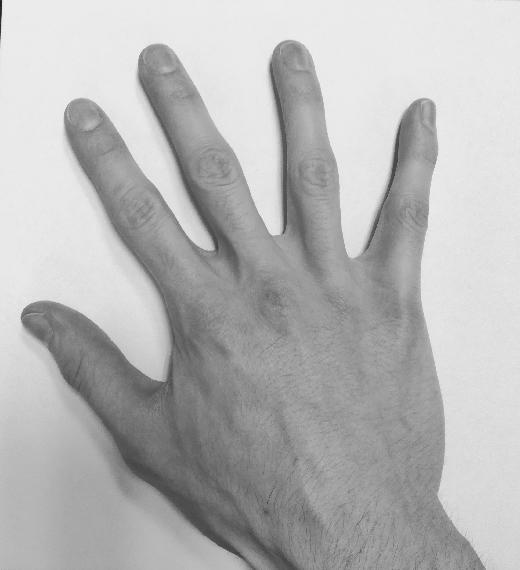
#> input picture tp1/Source.jpg, 520 x 570 px
$ jupyter execute TP1-Court.ipynb
#> lines starting #> are read from the running program, lines starting #| are printed output that depends on the picture; after the words box and inside, x2 and y2 are one past the last pixel; in counts of white or black regions, pixels touching at a corner belong together
## Image registration

**Deadline**: Upload this notebook (rename it as 'TP-ImageRegistration-Images-YOUR-SURNAME.ipynb') to E-Campus before the deadline (see E-campus for the exact timing).

**Goal**: The goal of this notebook is to implement the algorithms seen today for pixel-based image registration. Please complete the code where you see **XXXXXXXXXXXXXX**

You will first take two pictures of your right hand into two different positions. Please keep the same topology, ie do not bend or stick together two fingers for instance.

If you can't take the pictures, you can use two pictures of my hand (see below).

[cell 1]
if 'google.colab' in str(get_ipython()):
  from google_drive_downloader import GoogleDriveDownloader as gdd
  gdd.download_file_from_google_drive(file_id='1XpgGRo839pBwIhb6h77xoG-NtHEg2DVd',
  dest_path='./Source.jpg')

  from google_drive_downloader import GoogleDriveDownloader as gdd
  gdd.download_file_from_google_drive(file_id='12FKfLjKreAksI3rEcDx4_oEn3qjAzEua',
  dest_path='./Target.jpg')
else:
  print('You are not using Colab. Please define working_dir with the absolute path to the folder where you downloaded the data')

# Please modify working_dir only if you are using your Anaconda (and not Google Colab)
# You should write the absolute path of your working directory with the data
workingDir='./'

We will use the skimage library to read and resize images, you can of course use others (openCV, pillow, scipy, etc.)

[cell 2]
from skimage.io import imread
from skimage.transform import resize

import matplotlib.pyplot as plt
from numpy import linalg as LA
import numpy as np
import scipy.ndimage

The first thing to do is to create a function that creates the transformation matrix T. Please complete the following function following the rules explained in the header of the function.

[cell 3]
def Tmatrix(scale=(1,1), rotationAngle=0, shearAngles=(0,0),translation=(0,0),elation=(0,0),reflection=(False,False)):
    '''
    Transformation matrix defined as the composition of 6 possible geometric
    transformations: Reflection (Re), Rotation (R), Scaling (S), Shear (Sh),
    Translation (T) and Elation (E).
    For the linear transformation part, we assume this composition:
        A = Re * R * S * Sh

    Inputs:
            scale: is a tuple with sx and sy (two scalar values)
            rotationAngle: is an angle in degrees (scalar value)
            shearAngles: is a tuple with the two shear angles in degrees (scalar value)
            translation: is a tuple with tx and ty (scalar values)
            elation: is a tuple containing the elation part (scalar values)
            reflection: is a tuple of Boolean values indicating wheter to reflect with respect to x and y axis

    Output:
            T: the 3x3 transformation matrix (homogeneous coordinates)
    '''

    if len(scale) != 2:
        raise ValueError("scale should be a tuple of length 2")
    if len(shearAngles)!= 2:
        raise ValueError("shearAngles should be a tuple of length 2")
    if len(translation)!= 2:
        raise ValueError("translation should be a tuple of length 2")
    if len(elation)!= 2:
        raise ValueError("elation should be a tuple of length 2")
    if len(reflection)!= 2:
        raise ValueError("reflection should be a tuple of length 2")
    if type(reflection[0])!= bool or type(reflection[1]) != bool:
        raise ValueError("reflection should contain two boolean values")
    if np.ndim(rotationAngle) != 0:
        raise ValueError("rotationAngle should be a scalar")

    # transform angles from degrees to radians
    theta=np.pi/180*rotationAngle
    (phi,psi)=(np.pi/180*shearAngles[0],np.pi/180*shearAngles[1])

    (sx,sy)=scale
    # compute T
    # 1: rotation*scaling*shear :
    A=[[sx*np.cos(theta)-np.tan(psi)*sy*np.sin(theta), sx*np.cos(theta)*np.tan(phi) - sy*np.sin(theta)],[sx*np.sin(theta)+np.tan(psi)*sy*np.cos(theta), sx*np.sin(theta)*np.tan(phi)+ sy*np.cos(theta)]]

    # 2: A*translation*elation
    (tx,ty)=translation
    (v1,v2)=elation
    A[0].append(tx)
    A[1].append(ty)
    A.append([v1,v2,1])

    # 3: Reflection
    if(reflection==(True,False)): #cas vertical
        A[1][1]=-A[1][1]
    elif(reflection==(False,True)): #cas horizontal
        A[0][0]=-A[0][0]

    T=np.array(A)
    return T

Test here, your function.

[cell 4]
## Define Transformation
T=Tmatrix(scale=(1,1), rotationAngle=40, shearAngles=(0,0),translation=(0,0),elation=(0,0),reflection=(False,False))
print(T)

Next, we need to create a function that apply the previously created transformation matrix. We will need to apply it either to 2D points, seen as a [Nx2] numpy array where N is the number of points, or to image coordinates, modeled as a [2xNxM] Numpy array where N and M are the number of rows and columns of the image respectively.

[cell 5]
def applyTransformation(T, points=None, coords=None):
    '''
    Apply geometric transformation to points or image coordinates.
    Transformation is defined by a 3x3 matrix

    Inputs:
        points: Nx2 Numpy array of points
        coordinates: 2xNxM Numpy array of image coordinates
        T: 3x3 matrix trasformation

    Output:
        pm: Nx2 points after transformation
        cm: 2xNxM image coordinates after transformation
    '''
    if points is None and coords is None:
        raise ValueError("Error ! You should provide points and/or coords")

    if points is not None:
        N,d = points.shape
        if d != 2 and N==2:
            print('WARNING ! points should be an array of dimension Nx2'+
                  ' Transposing the array')
            points=points.T
            N,d = points.shape

        if d != 2:
            raise ValueError("Error ! Function works only with 2D points")

        # Transform points into homogeneous coordinates (adding one...)
        points=np.insert(points,2,1,axis=1)

        # Apply transformation
        points=np.matmul(T,points.T)

        # If there is a homography, normalize the solution
        if T[2][0] != 0 or T[2][1] != 0:
            points = points / points[2,:]

        pm=np.delete(points.T, [2], axis=1)
    else:
        pm=None

    if coords is not None:
        d,N,M = coords.shape

        if d != 2:
            raise ValueError("Error ! Function works only with 2D coordinates")

        coords = coords.reshape((2,N*M)).T # reshape coordinates as list of points
        # Transform points into homogeneous coordinates (adding one...)
        coords = np.concatenate((coords, np.ones((N*M, 1))), axis=1)

        # Apply transformation
        coords = np.matmul(T, coords.T).T

        # If there is a homography, normalize the solution
        if T[2][0] != 0 or T[2][1] != 0:
            coords /= coords[2,:]

        pm = coords[:, :2].T
        cm = pm.reshape((2,N,M))
    else:
        cm=None
    return pm,cm

Now, we can test the two functions on some data-sets of 2D points. To keep things simple, you will create two data-sets of points.

In the first one, the points will draw an ellipse (ie uniform sampling on an ellipse).
In the secon data-set, the points will draw a square (ie uniform sampling on a square).

You will then try several (at least five) different trasformations and check if your code works well.

[cell 6]
# Ellipse
theta = np.deg2rad(np.arange(0.0, 360.0, 1.0))
x = 2*np.cos(theta)
y = 1*np.sin(theta)
points=np.array([x, y]).T

## Define Transformation
T=Tmatrix(scale=(1,1), rotationAngle=40, shearAngles=(0,0),translation=(0,0),elation=(0,0),reflection=(False,False))

## Apply trasformation
moved = applyTransformation(T, points=points)[0]

fig = plt.figure(figsize=(23, 8))
ax1 = plt.subplot(1, 3, 1)
ax2 = plt.subplot(1, 3, 2)
ax1.scatter(points[:,0],points[:,1])
ax2.scatter(moved[:,0],moved[:,1])

minimum = np.min((ax1.get_xlim(),ax1.get_ylim(),ax2.get_xlim(),ax2.get_ylim()))
maximum = np.max((ax1.get_xlim(),ax1.get_ylim(),ax2.get_xlim(),ax2.get_ylim()))

ax1.set_xlim(minimum*1.2,maximum*1.2)
ax1.set_ylim(minimum*1.2,maximum*1.2)
ax2.set_xlim(minimum*1.2,maximum*1.2)
ax2.set_ylim(minimum*1.2,maximum*1.2)

fig.tight_layout()
plt.show()
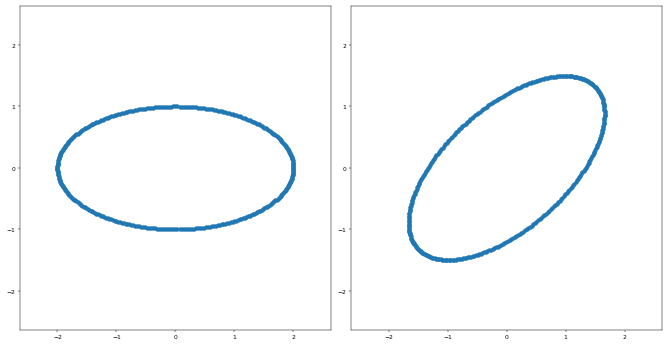
#> figure drawn by matplotlib, 2 panels

[cell 7]
# Square
c = 2.0
x = np.concatenate((-np.ones(200),np.arange(-1.0, 1.0, 0.01),np.arange(-1.0, 1.0, 0.01),np.ones(200)))
y = np.concatenate((np.arange(-1.0, 1.0, 0.01),-np.ones(200),np.ones(200),np.arange(-1.0, 1.0, 0.01)))

points=np.array([x,y]).T

## Define Transformation
T=Tmatrix(scale=(1,1), rotationAngle=40, shearAngles=(0,0),translation=(0,0),elation=(0,0),reflection=(False,False))

## Apply trasformation
moved = applyTransformation(T, points=points)[0]

fig = plt.figure(figsize=(23, 8))
ax1 = plt.subplot(1, 3, 1)
ax2 = plt.subplot(1, 3, 2)
ax1.scatter(points[:,0],points[:,1])
ax2.scatter(moved[:,0],moved[:,1])

minimum = np.min((ax1.get_xlim(),ax1.get_ylim(),ax2.get_xlim(),ax2.get_ylim()))
maximum = np.max((ax1.get_xlim(),ax1.get_ylim(),ax2.get_xlim(),ax2.get_ylim()))

ax1.set_xlim(minimum*1.2,maximum*1.2)
ax1.set_ylim(minimum*1.2,maximum*1.2)
ax2.set_xlim(minimum*1.2,maximum*1.2)
ax2.set_ylim(minimum*1.2,maximum*1.2)

fig.tight_layout()
plt.show()
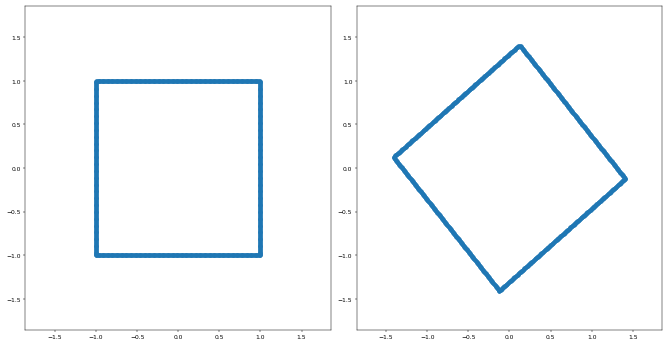
#> figure drawn by matplotlib, 2 panels

Now, we can finally move to images. Here, you can load and plot the two images of your (or mine) right hand. Pixel intensities are normalized in order to be float between 0 and 1.

[cell 8]
SourceIm = imread(workingDir + 'Source.jpg', as_gray=True)
#> SourceIm is the input picture: shape (570, 520); min 29, max 255, mean 181.6
SourceImNorm=(SourceIm - np.amin(SourceIm)) / (np.amax(SourceIm) - np.amin(SourceIm))
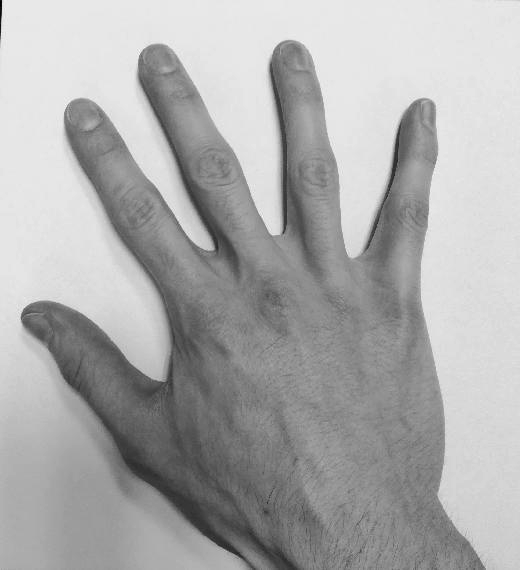
#> SourceImNorm: shape (570, 520) float64; min 0, max 1, mean 0.675
TargetIm = imread(workingDir + 'Target.jpg', as_gray=True)
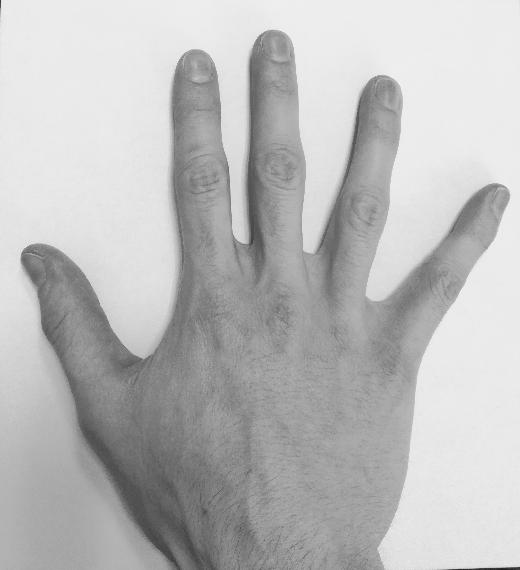
#> input picture tp1/Target.jpg, 520 x 570 px
#> TargetIm is the input picture: shape (570, 520); min 29, max 250, mean 187.2
TargetImNorm=(TargetIm - np.amin(TargetIm)) / (np.amax(TargetIm) - np.amin(TargetIm))

fig = plt.figure(figsize=(10, 10))
ax1 = plt.subplot(1, 2, 1)
ax2 = plt.subplot(1, 2, 2)
ax1.imshow(SourceImNorm, cmap='gray')
ax1.set_title('Source image')
ax2.imshow(TargetImNorm, cmap='gray')
ax2.set_title('Target image')
plt.show()

In the following function, you will code the forward warping technique with point splatting.

Theoretically, an image could be associated with a coordinate chart giving the real-world coordinates of each pixel. However, the problem becomes more difficult and in many applications we do not actually have this coordinate chart. Here, you will simply consider the coordinate of a pixel as its row and column position.

In the forward warping, as seen during the lecture of this morning, the coordinates of a pixel of a source image $I$ might not be warped exactly onto the output grid. When it falls within the grid, but not on the grid, we assign (ie splat) the pixel intensity of $I$ to the four neighbour 'corners' of the output grid.

These contributions must be weighted and for this reason a typical solution is to create an 'accumulator'. This is an array of the same size of the output grid which quantifies the number of contributions that each corner of the output grid has received. By simply dividing by the number of contributions (output grid ./ accumulator), we obtain at each corner of the output grid an averaged estimate of the intensity of the transformed image.

[cell 9]
def ForwardWarping(I,T,coords=None,outputShape=None):
    '''
    Apply forward warping to an image I based on a transformation T.
    Transformation is defined by a 3x3 matrix T

    Inputs:
        I: image to transform
        T: 3x3 matrix trasformation
        coords: coordinates of the image. If None, the coordinates of a pixel
                are automatically its row and column position
        outputShape: defines the shape of the transformed image.
                     It can be 'None', same shape as the input image I or 'BB',
                     bounding box of the transformed image I_T,  or a tuple/numpy
                     array with 4 elements (min x, max x, min y, max y)

    Output:
        J: transformed image
    '''

    if coords is None:
      coords = np.mgrid[0:I.shape[0], 0:I.shape[1]] # coordinates of the image I
      cm = applyTransformation(T,coords=coords)[1]

      if outputShape is None:
          outputShape=(0,I.shape[0],0,I.shape[1])

      elif outputShape == 'BB':
          #Find extremities bounding box
          bx=int(np.floor(np.min(cm[0,:,:])))
          ux=int(np.ceil(np.max(cm[0,:,:])))
          by=int(np.floor(np.min(cm[1,:,:])))
          uy=int(np.ceil(np.max(cm[1,:,:])))
          outputShape=(bx,ux,by,uy)

      elif isinstance(outputShape, tuple):
          if len(outputShape) != 4:
              raise ValueError("Error ! outputShape should be of length 4")

      elif isinstance(outputShape, np.ndarray):
          if len(outputShape) != 4:
              raise ValueError("Error ! outputShape should be of length 4")
      else:
          raise ValueError("Error ! outputShape should be None, 'BB' or a tuple/numpy array with 4 elements")

      J= np.zeros([outputShape[1]-outputShape[0],outputShape[3]-outputShape[2]]) # transformed image
      acc= np.zeros([outputShape[1]-outputShape[0],outputShape[3]-outputShape[2]]) # accumulator

      for i in range(I.shape[0]):
          for j in range(I.shape[1]):

            # transformed coordinate of a pixel
            p=cm[:,i,j]
            x=p[0]
            y=p[1]

            # Check if point is inside outputShape
            if outputShape[0] <= x < outputShape[1] and outputShape[2] <= y < outputShape[3]:

                  # translate if necessary, since output image will start from (0,0)
                  # it basically shifts transformed points in the positive quadrant
                if outputShape[0]<0:
                    x=x+abs(outputShape[0])

                if outputShape[2]<0:
                    y=y+abs(outputShape[2])

                # Look for the four corners
                bl=( int(np.floor(x)), int(np.floor(y)) ) # bottom left
                br=( int(np.ceil(x)), int(np.floor(y)) ) # bottom right
                ul=( int(np.floor(x)), int(np.ceil(y)) ) # up left
                ur=(int(np.ceil(x)), int(np.ceil(y)) )  # up right

                # Update J and acc
                if outputShape[0] <= bl[0] < outputShape[1] and outputShape[2] <= bl[1] < outputShape[3]:
                    J[bl] += I[coords[:,i,j][0],coords[:,i,j][1]]
                    acc[bl]+=1
                if outputShape[0] <= br[0] < outputShape[1] and outputShape[2] <= br[1] < outputShape[3]:
                    J[br] += I[coords[:,i,j][0],coords[:,i,j][1]]
                    acc[br]+=1
                if outputShape[0] <= ul[0] < outputShape[1] and outputShape[2] <= ul[1] < outputShape[3]:
                    J[ul] += I[coords[:,i,j][0],coords[:,i,j][1]]
                    acc[ul]+=1
                if outputShape[0] <= ur[0] < outputShape[1] and outputShape[2] <= ur[1] < outputShape[3]:
                    J[ur] += I[coords[:,i,j][0],coords[:,i,j][1]]
                    acc[ur]+=1

      acc[acc==0]=1
      J=np.divide(J,acc)

    else:
        raise ValueError("Error ! Still not implemented")

    return J

Let's test your implementation of the forward warping with the right hand image. Test with at least 5 different transformation matrices (try different configurations).

[cell 10]
# Resize image (to make it faster...)
X= resize(SourceImNorm, (250,250), anti_aliasing=True)
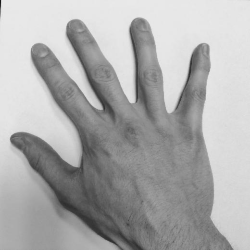
#> X: shape (250, 250) float64; min 0.0932, max 0.922, mean 0.675
T=Tmatrix(scale=(1,1), rotationAngle=-25, shearAngles=(0,0),translation=(-25,70),elation=(0,0),reflection=(False,False))
print('The transformation matrix T is:\n', T)

Xmf=ForwardWarping(X,T,outputShape=None)
#> after the loop in ForwardWarping, `for i in range(I.shape[0]):`:
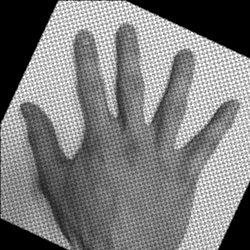
#> J: shape (250, 250) float64; min 0, max 4.58, mean 2.24; drawn with min black and max white
#> after the loop in ForwardWarping, `for i in range(I.shape[0]):`:
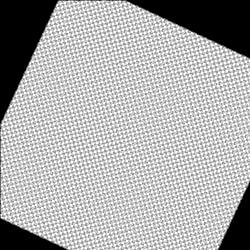
#> acc: shape (250, 250) float64; min 0, max 5, mean 3.38; drawn with min black and max white
#> after the loop in ForwardWarping, `for i in range(I.shape[0]):`: bl = (249, 69); br = (250, 69); ul = (249, 70); ur = (250, 70)
#> in ForwardWarping, `acc[acc==0]=1`:
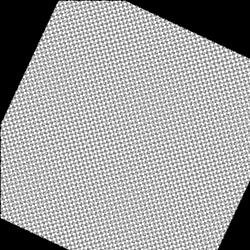
#> acc: shape (250, 250) float64; 14.89% of pixels changed, all inside (x1, y1, x2, y2) = (0, 0, 250, 250); drawn with min black and max white
#> in ForwardWarping, `J=np.divide(J,acc)`:
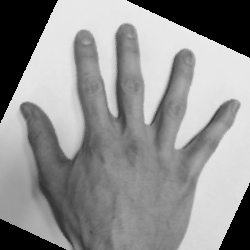
#> J: shape (250, 250) float64; min 0, max 0.916, mean 0.565

fig = plt.figure(figsize=(15, 15))
ax1 = plt.subplot(1, 2, 1)
ax2 = plt.subplot(1, 2, 2)
ax1.imshow(X, cmap='gray')
ax1.set_title('Source image')
ax2.imshow(Xmf, cmap='gray')
ax2.set_title('Forward warped image')
plt.show()

Now, we can implement the Inverse Warping (what is usually used as seen this morning).

As before, you will not use external coordinates, the coordinates of a pixel will be its row and column position.

For the interpolation step, you will implement and use the nearest neighbour tehcnique but you can implement and use otherw (e.g. bilinear, cubic, etc.) if you wish.

[cell 11]
def nearestNeighboutInterp(pM,I,coords=None):
    '''
    Nearest Neighbout interpolation

    Inputs:
        pM: 2D point defining the coordinates to interpolate
        I: image used for interpolation
        coords: coordinates of the image. If None, the coordinates of a pixel
                are automatically its row and column position

    Output:
        value: interpolated value at pM
    '''

    if coords is None:
        # row and column of pM
        r = pM[0]
        c = pM[1]

        # check if r and c are within the domain of I (I.shape)
        if 0<=int(np.round(r))<I.shape[0] and 0<=int(np.round(c))<I.shape[1]:
                value = I[int(np.round(r))][int(np.round(c))]
        else:
            value=0

    else:
        raise ValueError("Error ! Still not implemented")
        value=0

    return value

def InverseWarping(I,T,coords=None,outputShape=None):
    '''
    Apply inverse warping to an image I based on a transformation T.
    Transformation is defined by a 3x3 matrix

    Inputs:
        I: image to transform
        T: 3x3 matrix trasformation
        coords: coordinates of the image. If None, the coordinates of a pixel
                are automatically its row and column position
        outputShape: defines the shape of the transformed image.
                     It can be 'None', same shape as the input image I or 'BB',
                     bounding box of the transformed image I_T,  or a tuple/numpy
                     array with 4 elements (min x, max x, min y, max y)


    Output:
        J: transformed image
    '''

    if coords is None:

        if outputShape is None:
            outputShape=(0,I.shape[0],0,I.shape[1])

        elif outputShape == 'BB':
            coords = np.mgrid[0:I.shape[0], 0:I.shape[1]] # coordinates
            cm = applyTransformation(T,coords=coords)[1]
            #Find extremities bounding box
            bx=int(np.floor(np.min(cm[0,:,:])))
            ux=int(np.ceil(np.max(cm[0,:,:])))
            by=int(np.floor(np.min(cm[1,:,:])))
            uy=int(np.ceil(np.max(cm[1,:,:])))
            outputShape=(bx,ux,by,uy)

        elif isinstance(outputShape, tuple):
            if len(outputShape) != 4:
                raise ValueError("Error ! outputShape should be of length 4")

        elif isinstance(outputShape, np.ndarray):
            if len(outputShape) != 4:
                raise ValueError("Error ! outputShape should be of length 4")
        else:
            raise ValueError("Error ! outputShape should be None, 'BB' or a tuple/numpy array with 4 elements")

        J= np.zeros([outputShape[1]-outputShape[0],outputShape[3]-outputShape[2]]) # transformed image

        for i in range(I.shape[0]):
          for j in range(I.shape[1]):

                p=np.array([i,j,1]) # coordinate of a pixel to transform
                pM = np.matmul(p, np.linalg.inv(T).T) # transformed coordinate

                if pM[-1] != 0:
                  pM = pM/pM[-1] # normalization in case of homography

                  # shifting since the first pixel will be in (0,0) in the output image
                  if outputShape[0]<0:
                      x=i+abs(outputShape[0])
                  else:
                      x=i
                  if outputShape[2]<0:
                      y=j+abs(outputShape[2])
                  else:
                      y=j

                  J[x,y]=nearestNeighboutInterp(pM,I)

    else:
        raise ValueError("Error ! Still not implemented")

    return J

Let's test the inverse warping and compare it with the implementation of scipy. Test with at least 5 different transformation matrices (try different onfigurations).
Be careful, the implementation of scipy works only with affine transformations.
You can use other implementations from opencv or skimage (even for the projective transformations) if you want.

[cell 12]
T=Tmatrix(scale=(1,1), rotationAngle=-25, shearAngles=(0,0),translation=(-25,70),elation=(0,0),reflection=(False,False))
print('The transformation matrix T is:\n', T)

Xmi=InverseWarping(X,T,outputShape=None)
#> the loop in InverseWarping, `for i in range(I.shape[0]):` made 250 passes
#
fig = plt.figure(figsize=(15, 15))
ax1 = plt.subplot(1, 2, 1)
ax2 = plt.subplot(1, 2, 2)
ax1.imshow(X, cmap='gray')
ax1.set_title('Source image')
ax2.imshow(Xmi, cmap='gray')
ax2.set_title('Inverse warped image')
plt.show()


# Only for affine transformations
if T[2,0] ==0 and T[2,1] ==0:
  J=scipy.ndimage.affine_transform(X, LA.inv(T),order=0)
  fig = plt.figure(figsize=(15, 15))
  ax1 = plt.subplot(1, 2, 1)
  ax2 = plt.subplot(1, 2, 2)
  ax1.imshow(X, cmap='gray')
  ax1.set_title('Source image')
  ax2.imshow(J, cmap='gray')
  ax2.set_title('Scipy transformed image')
  plt.show()
